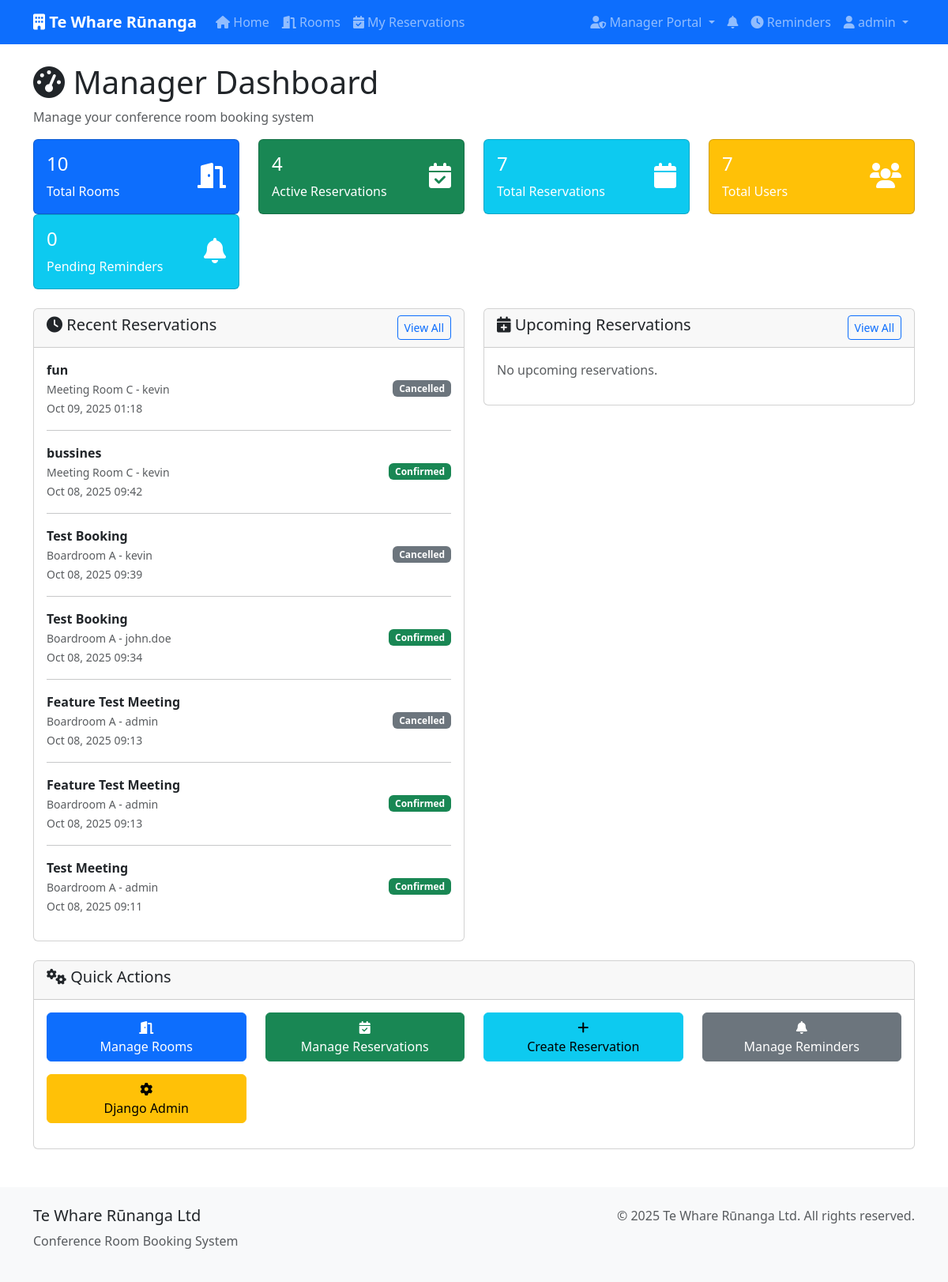
Before: /manager/dashboard/ (signed in) with the older database file.
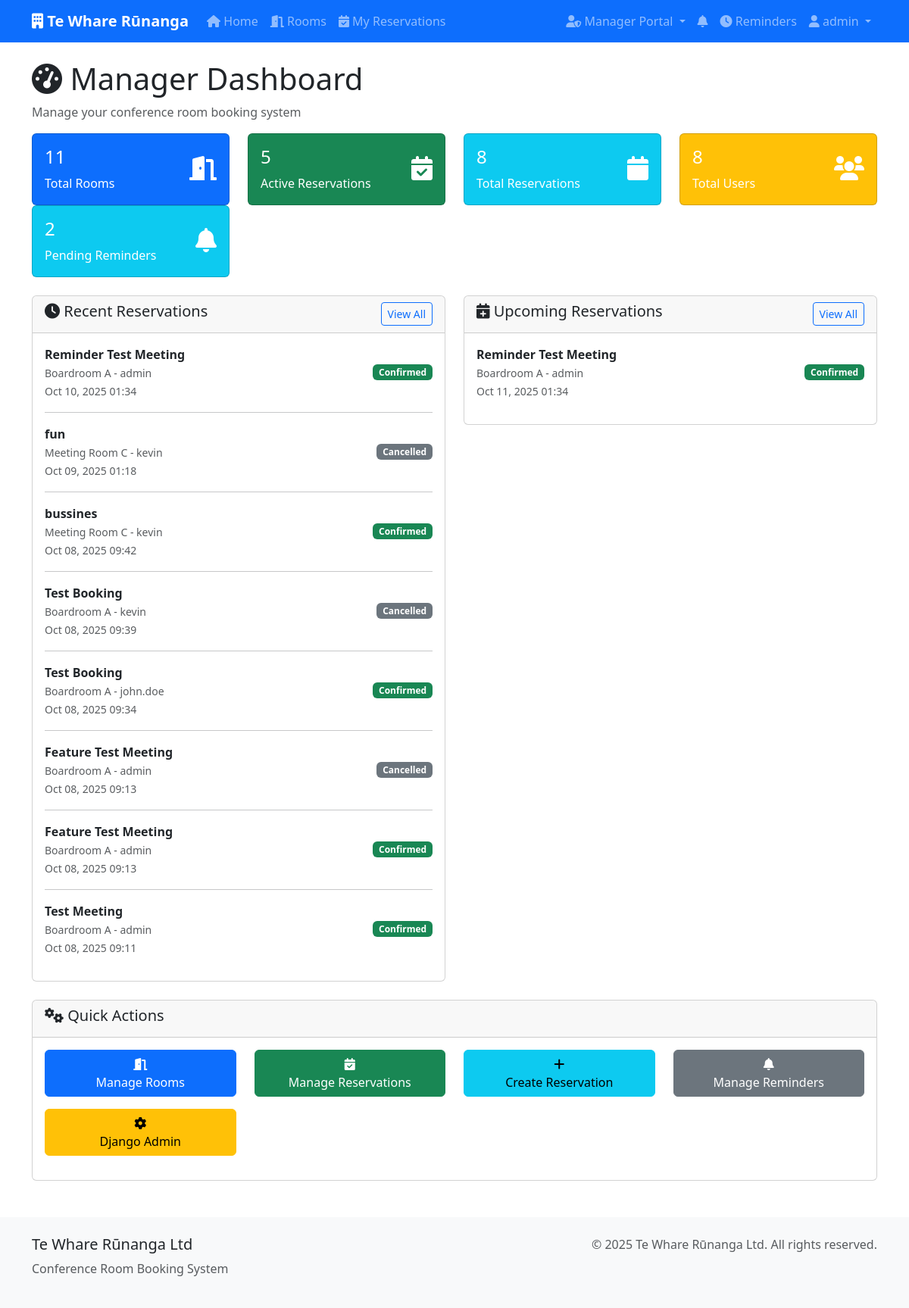
After: the same page with the newer database file.
### bookings/models.py (models this page shows, shortened)
class Reservation(models.Model):
    STATUS_CHOICES = [
        ('pending', 'Pending'),
        ('confirmed', 'Confirmed'),
        ('cancelled', 'Cancelled'),
        ('completed', 'Completed'),
    ]
    room = models.ForeignKey(Room, on_delete=models.CASCADE, related_name='reservations')
    user = models.ForeignKey(User, on_delete=models.CASCADE, related_name='reservations')
    title = models.CharField(max_length=200)
    description = models.TextField(blank=True)
    start_time = models.DateTimeField()
    end_time = models.DateTimeField()
    status = models.CharField(max_length=20, choices=STATUS_CHOICES, default='pending')
    created_at = models.DateTimeField(auto_now_add=True)
    updated_at = models.DateTimeField(auto_now=True)
    created_by_admin = models.BooleanField(default=False)
    class Meta:
        ordering = ['start_time']

class Room(models.Model):
    name = models.CharField(max_length=100, unique=True)
    capacity = models.PositiveIntegerField()
    description = models.TextField(blank=True)
    location = models.CharField(max_length=200)
    amenities = models.TextField(blank=True)
    is_active = models.BooleanField(default=True)
    created_at = models.DateTimeField(auto_now_add=True)
    updated_at = models.DateTimeField(auto_now=True)
    class Meta:
        ordering = ['name']

### bookings/views.py (the view)
# urls.py: path('manager/dashboard/', views.admin_dashboard, name='admin_dashboard'),
@login_required
def admin_dashboard(request):
    if not hasattr(request.user, 'profile') or not request.user.profile.is_admin:
        messages.error(request, 'Access denied. Admin privileges required.')
        return redirect('home')
    total_rooms = Room.objects.filter(is_active=True).count()
    total_reservations = Reservation.objects.count()
    active_reservations = Reservation.objects.filter(status='confirmed').count()
    total_users = User.objects.count()
    total_reminders = Reminder.objects.filter(is_sent=False).count()
    recent_reservations = Reservation.objects.order_by('-created_at')[:10]
    upcoming_reservations = Reservation.objects.filter(
        start_time__gte=timezone.now(),
        status='confirmed'
    ).order_by('start_time')[:10]
    context = {
        'total_rooms': total_rooms,
        'total_reservations': total_reservations,
        'active_reservations': active_reservations,
        'total_users': total_users,
        'total_reminders': total_reminders,
        'recent_reservations': recent_reservations,
        'upcoming_reservations': upcoming_reservations,
    }
    return render(request, 'bookings/admin_dashboard.html', context)

### bookings/context_processors.py (called while the page is built)
def notification_count(request):
    if request.user.is_authenticated:
        unread_count = Notification.objects.filter(
            user=request.user,
            is_read=False
        ).count()
        return {'unread_notifications_count': unread_count}
    return {'unread_notifications_count': 0}

### templates/bookings/admin_dashboard.html (shortened to what the changed rows need)
{% extends 'bookings/base.html' %}
{% block content %}
<div class="row">
    <div class="col-12">
        <h1><i class="fas fa-tachometer-alt"></i> Manager Dashboard</h1>
    </div>
</div>
<div class="row mb-4">
    <div class="col-md-3">
        <div class="card bg-primary text-white">
            <div class="card-body">
                <div class="d-flex justify-content-between">
                    <div>
                        <h4>{{ total_rooms }}</h4>
                        <p class="mb-0">Total Rooms</p>
                    </div>
                </div>
            </div>
        </div>
    </div>
    <div class="col-md-3">
        <div class="card bg-success text-white">
            <div class="card-body">
                <div class="d-flex justify-content-between">
                    <div>
                        <h4>{{ active_reservations }}</h4>
                        <p class="mb-0">Active Reservations</p>
                    </div>
                </div>
            </div>
        </div>
    </div>
    <div class="col-md-3">
        <div class="card bg-info text-white">
            <div class="card-body">
                <div class="d-flex justify-content-between">
                    <div>
                        <h4>{{ total_reservations }}</h4>
                        <p class="mb-0">Total Reservations</p>
                    </div>
                </div>
            </div>
        </div>
    </div>
    <div class="col-md-3">
        <div class="card bg-warning text-white">
            <div class="card-body">
                <div class="d-flex justify-content-between">
                    <div>
                        <h4>{{ total_users }}</h4>
                        <p class="mb-0">Total Users</p>
                    </div>
                </div>
            </div>
        </div>
    </div>
    <div class="col-md-3">
        <div class="card bg-info text-white">
            <div class="card-body">
                <div class="d-flex justify-content-between">
                    <div>
                        <h4>{{ total_reminders }}</h4>
                        <p class="mb-0">Pending Reminders</p>
                    </div>
                </div>
            </div>
        </div>
    </div>
</div>
<div class="row">
    <div class="col-md-6">
        <div class="card">
            <div class="card-body">
                {% if recent_reservations %}
                    {% for reservation in recent_reservations %}
                    <div class="d-flex justify-content-between align-items-center mb-3">
                        <div>
                            <strong>{{ reservation.title }}</strong><br>
                            <small class="text-muted">
                                {{ reservation.room.name }} - {{ reservation.user.username }}
                            </small><br>
                            <small class="text-muted">
                                {{ reservation.created_at|date:"M d, Y H:i" }}
                            </small>
                        </div>
                        <span class="badge bg-{% if reservation.status == 'confirmed' %}success{% elif reservation.status == 'pending' %}warning{% else %}secondary{% endif %}">
                            {{ reservation.get_status_display }}
                        </span>
                    </div>
                    {% if not forloop.last %}<hr>{% endif %}
                    {% endfor %}
                {% else %}
                    <p class="text-muted">No recent reservations.</p>
                {% endif %}
            </div>
        </div>
    </div>
    <div class="col-md-6">
        <div class="card">
            <div class="card-body">
                {% if upcoming_reservations %}
                    {% for reservation in upcoming_reservations %}
                    <div class="d-flex justify-content-between align-items-center mb-3">
                        <div>
                            <strong>{{ reservation.title }}</strong><br>
                            <small class="text-muted">
                                {{ reservation.room.name }} - {{ reservation.user.username }}
                            </small><br>
                            <small class="text-muted">
                                {{ reservation.start_time|date:"M d, Y H:i" }}
                            </small>
                        </div>
                        <span class="badge bg-success">{{ reservation.get_status_display }}</span>
                    </div>
                    {% endfor %}
                {% else %}
                    <p class="text-muted">No upcoming reservations.</p>
                {% endif %}
            </div>
        </div>
    </div>
</div>
{% endblock %}

Changed rows visible on the page:
added Reservation: title "Reminder Test Meeting", room.name "Boardroom A", user.username "admin", created_at "Oct 10, 2025 01:34", status "Confirmed", start_time "Oct 11, 2025 01:34"
Other visible differences:
{{ total_rooms }}: "10" → "11"
{{ active_reservations }}: "4" → "5"
{{ total_reservations }}: "7" → "8"
{{ total_users }}: "7" → "8"
{{ total_reminders }}: "0" → "2"
text no longer shown: "No upcoming reservations."
